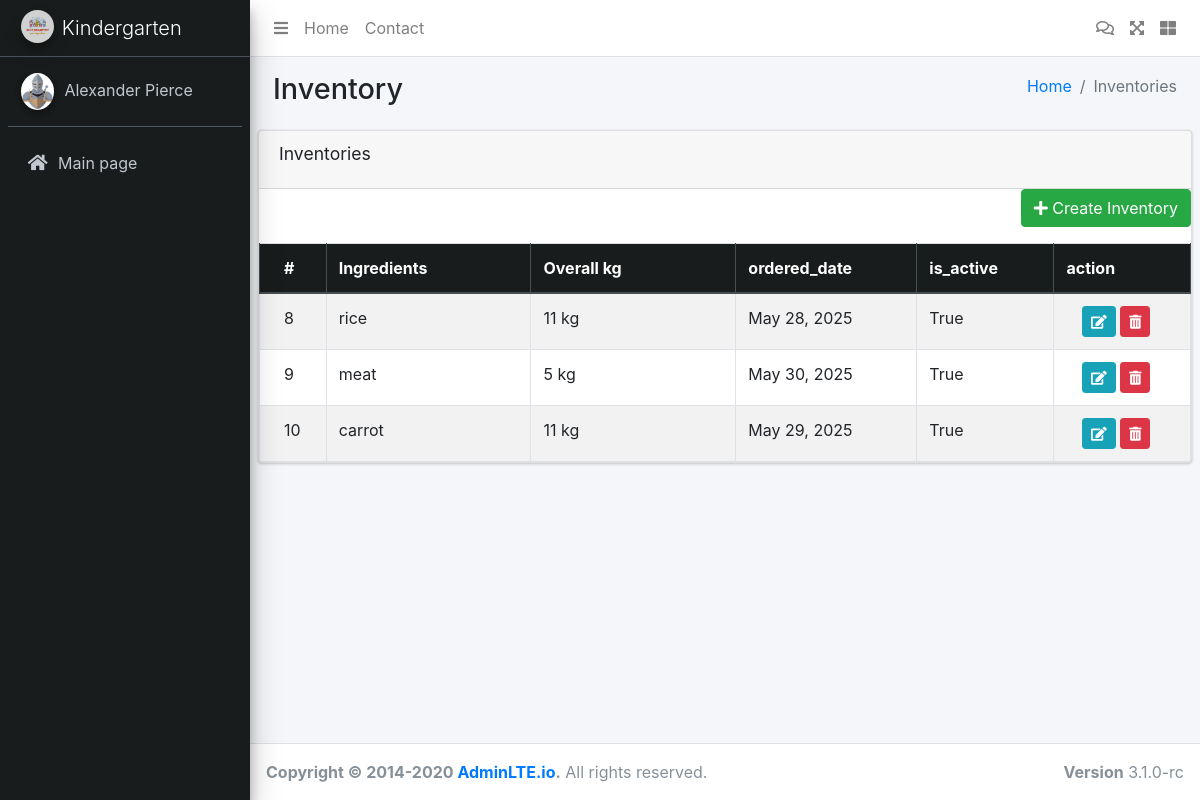
The page /inventory/ (signed in) on the database its author committed.
### inventory/models.py (models this page shows, shortened)
class Inventory(models.Model):
    ingredients = models.ForeignKey(Ingredient, on_delete=models.CASCADE)
    overall_kg = models.IntegerField()
    ordered_date = models.DateField()
    is_active = models.BooleanField(default=True)

### food/models.py (models this page shows)
class Ingredient(models.Model):
    name = models.CharField(max_length=100, unique=True)
    spoiled_date = models.DateField(default=default_time)
    def __str__(self):
        return self.name

### inventory/views.py (the view)
# urls.py: path('', inventory_page, name='inventory_page'),
@login_required(login_url='login')
def inventory_page(request):
    inventory = Inventory.objects.all()
    form = None
    create_form = InventoryForm()
    if not can_access_caretaker and can_access_chief(request.user):
        return render(request, 'inventory.html', )
    edit_inventory_id = request.GET.get('edit_meal_id')
    if request.method == 'POST':
        if edit_inventory_id:
            inventory_to_edit = get_object_or_404(Inventory, id=edit_inventory_id)
            form = InventoryForm(request.POST, instance=inventory_to_edit)
            if form.is_valid():
                form.save()
                return redirect('inventory_page')
        else:
            create_form = InventoryForm(request.POST)
            print(create_form)
            print(create_form.is_valid())
            print(create_form.errors)
            if create_form.is_valid():
                create_form.save()
                return redirect('inventory_page')
    else:
        if edit_inventory_id:
            try:
                ingredient_to_edit = Inventory.objects.get(id=edit_inventory_id)
                form = InventoryForm(instance=ingredient_to_edit)
            except Inventory.DoesNotExist:
                form = None
        else:
            form = None
    context = {
        'inventories': inventory,
        'form': form,
        'create_form': create_form,
        'edit_inventory_id': edit_inventory_id,
        'user_role': request.user.role,
    }
    return render(request, 'inventory.html', context)

### templates/inventory.html (shortened to what this page needs)
{% extends 'base.html'%}
{% load static %}
{% load widget_tweaks %}
{% block content %}
<div class="wrapper">
     <nav class="main-header navbar navbar-expand navbar-white navbar-light">
        <ul class="navbar-nav">
            <li class="nav-item">
                <a class="nav-link" data-widget="pushmenu" href="#" role="button"><i class="fas fa-bars"></i></a>
            </li>
            <li class="nav-item d-none d-sm-inline-block">
                <a href="index3.html" class="nav-link">Home</a>
            </li>
            <li class="nav-item d-none d-sm-inline-block">
                <a href="#" class="nav-link">Contact</a>
            </li>
        </ul>
        <ul class="navbar-nav ml-auto">
            <a class="nav-link" href="{% url 'check_inventory_and_alert' %}">
                <i class="far fa-comments"></i>
            </a>
            <li class="nav-item">
                <a class="nav-link" data-widget="fullscreen" href="#" role="button">
                    <i class="fas fa-expand-arrows-alt"></i>
                </a>
            </li>
            <li class="nav-item">
                <a class="nav-link" data-widget="control-sidebar" data-slide="true" href="#" role="button">
                    <i class="fas fa-th-large"></i>
                </a>
            </li>
        </ul>
    </nav>
    <aside class="main-sidebar sidebar-dark-primary elevation-4" style="background: #191c1c">
        <a href="../../index3.html" class="brand-link">
            <img src="{% static 'img/logo-template-for-children-s-business-kindergarten-school-training-vector.jpg' %}"
                 alt="AdminLTE Logo"
                 class="brand-image img-circle elevation-3" style="opacity: .8">
            <span class="brand-text font-weight-light">Kindergarten</span>
        </a>
        <div class="sidebar">
            <div class="user-panel mt-3 pb-3 mb-3 d-flex">
                <div class="image">
                    <img src="{% static 'img/medieval-knight-armor_1308-174955.avif' %}" class="img-circle elevation-2"
                         alt="User Image">
                </div>
                <div class="info">
                    <a href="#" class="d-block">Alexander Pierce</a>
                </div>
            </div>
            <nav class="mt-2">
                <ul class="nav nav-pills nav-sidebar flex-column" data-widget="treeview" role="menu"
                    data-accordion="false">
                    <li class="nav-item">
                        <a href="{% url 'index' %}" class="nav-link">
                            <i class="nav-icon fas fa-home"></i>
                            <p>
                                Main page
                            </p>
                        </a>
                    </li>
                </ul>
            </nav>
        </div>
    </aside>
    <div class="content-wrapper">
        <section class="content-header">
            <div class="container-fluid">
                <div class="row mb-2">
                    <div class="col-sm-6">
                        <h1>Inventory</h1>
                    </div>
                    <div class="col-sm-6">
                        <ol class="breadcrumb float-sm-right">
                            <li class="breadcrumb-item"><a href="#">Home</a></li>
                            <li class="breadcrumb-item active">Inventories</li>
                        </ol>
                    </div>
                </div>
            </div>
        </section>
        <section class="content">
            <div class="card">
                <div class="card-header">
                    <h3 class="card-title">Inventories</h3>
                </div>
                <div class="card-body p-0">
                    <div class="mb-3 d-flex justify-content-end">
                        <button class="btn btn-success" data-toggle="modal" data-target="#createMealModal">
                            <i class="fas fa-plus"></i> Create Inventory
                        </button>
                    </div>
                    <table class="table table-bordered table-striped">
                        <thead class="thead-dark">
                        <tr>
                            <th style="width: 3%; background: #191c1c">#</th>
                            <th style="width: 15%;background: #191c1c">Ingredients</th>
                            <th style="width: 15%; background: #191c1c">Overall kg</th>
                            <th style="width: 12%; background: #191c1c">ordered_date</th>
                            <th style="width: 10%; background: #191c1c">is_active</th>
                            <th style="width: 10%; background: #191c1c">action</th>
                        </tr>
                        </thead>
                        <tbody>
                        {% for inventory in inventories %}
                        <tr>
                            <td>{{ inventory.id }}</td>
                            <td>{{ inventory.ingredients }}</td>
                            <td>{{ inventory.overall_kg }} kg</td>
                            <td>{{ inventory.ordered_date }}</td>
                            <td>{{ inventory.is_active }}</td>
                            <td class="text-center">
                                <a href="?edit_meal_id={{ inventory.id }}" class="btn btn-sm btn-info">
                                    <i class="fas fa-edit"></i>
                                </a>
                                <a href="#" class="btn btn-sm btn-danger" data-toggle="modal" data-target="#deleteModal"
                                   data-id="{{ inventory.id }}" data-name="{{ inventory.ingredients }}">
                                    <i class="fas fa-trash-alt"></i>
                                </a>
                            </td>
                        </tr>
                        {% endfor %}
                        </tbody>
                    </table>
                </div>
            </div>
        </section>
    </div>
    <footer class="main-footer">
        <div class="float-right d-none d-sm-block">
            <b>Version</b> 3.1.0-rc
        </div>
        <strong>Copyright &copy; 2014-2020 <a href="https://adminlte.io">AdminLTE.io</a>.</strong> All rights reserved.
    </footer>
</div>
{% endblock content%}

### rows shown on the page
Inventory: id "8", ingredients "rice", overall_kg "11", ordered_date "May 28, 2025", is_active "True"
Inventory: id "9", ingredients "meat", overall_kg "5", ordered_date "May 30, 2025", is_active "True"
Inventory: id "10", ingredients "carrot", overall_kg "11", ordered_date "May 29, 2025", is_active "True"
